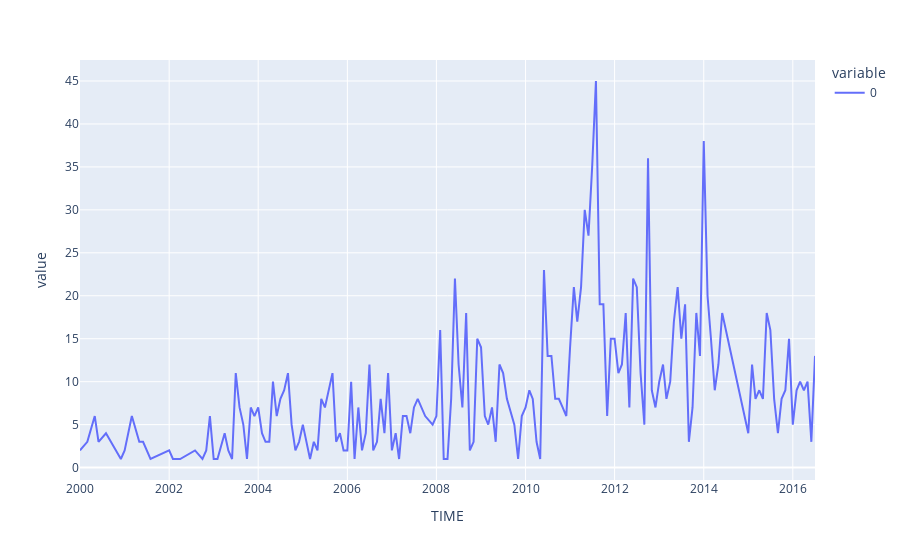

Notebook source saved alongside this figure:
### Code cell
(
    cleaned.assign(TIME=cleaned["OUTAGE.START"].dt.strftime("%Y-%m"))
    .groupby("TIME")
    .size()
    .plot()
)

### Figure 1 — Plotly figure (JSON) as saved in the notebook; plotly's stock layout.template omitted (floating-point values rounded to 4 significant figures; data arrays with more than 128 entries replaced by an {"elided": "..."} marker saying what was removed)
{"data": [{"hovertemplate": "variable=0<br>TIME=%{x}<br>value=%{y}<extra></extra>", "legendgroup": "0", "line": {"color": "#636efa", "dash": "solid"}, "marker": {"symbol": "circle"}, "mode": "lines", "name": "0", "orientation": "v", "showlegend": true, "type": "scatter", "x": {"elided": "172 str values"}, "xaxis": "x", "y": {"elided": "172 int values"}, "yaxis": "y"}], "layout": {"legend": {"title": {"text": "variable"}, "tracegroupgap": 0}, "margin": {"t": 60}, "xaxis": {"anchor": "y", "domain": [0, 1], "title": {"text": "TIME"}}, "yaxis": {"anchor": "x", "domain": [0, 1], "title": {"text": "value"}}}}
